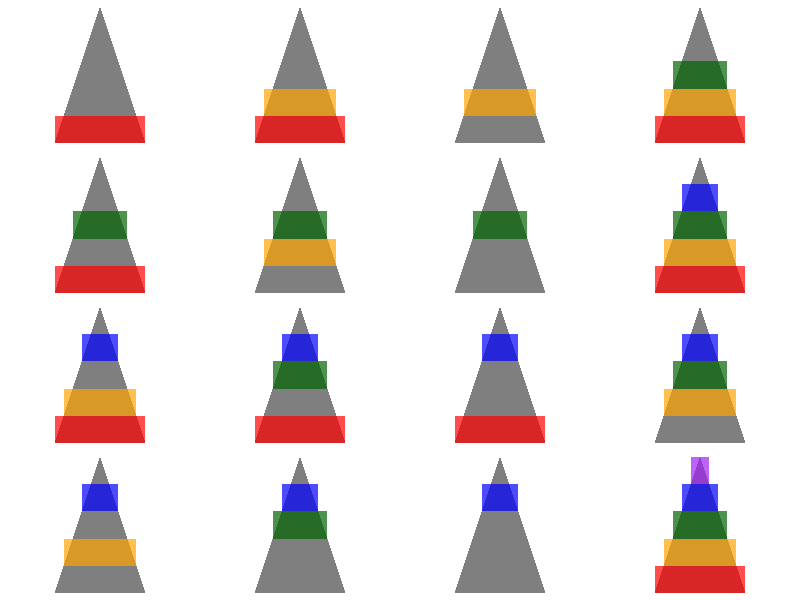
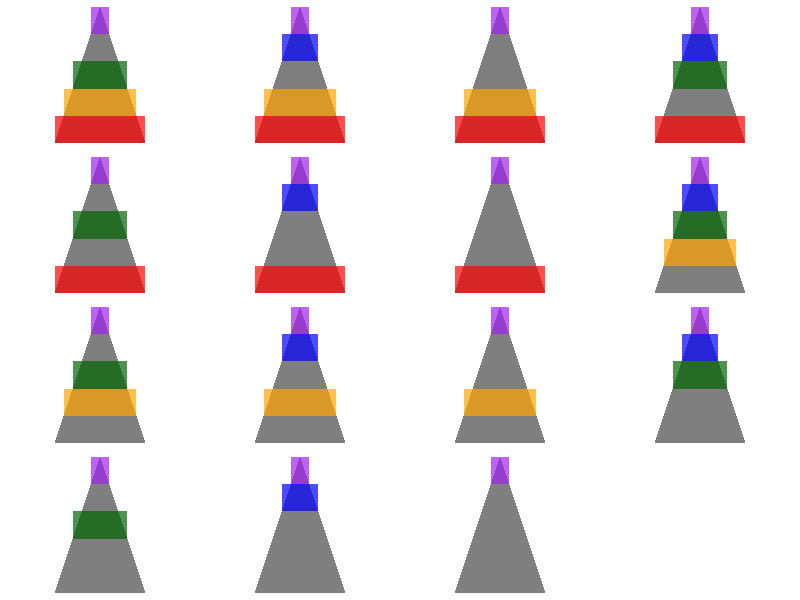

R code for these plots, in order:
## ---- chunk 1
knitr::opts_chunk$set(echo = TRUE)
## ---- chunk 2
library(gtools)

uniqueRingStacks <- c()

for (i in 1:5) {
  ringPermutations <- permutations(n = i, r = i, v = 1:i, repeats.allowed = FALSE)
  
  ringStacksTemp <- c()
  
  for (row in 1:nrow(ringPermutations)) {
    # element 1 is bottom, element 5 is top
    finalStack <- c()
    for (col in 1:i) {
      ring <- ringPermutations[row, col]
      topRing <- finalStack[length(finalStack)]
      if (is.null(topRing)) {
        finalStack <- ring
      } else if (ring > topRing) {
        finalStack <- c(finalStack, ring)
      }
    }
    ringStacksTemp <- c(ringStacksTemp, paste(finalStack, collapse = ""))
  }
  
  uniqueRingStacks <- c(uniqueRingStacks, unique(ringStacksTemp))
}

print(paste("There are", length(uniqueRingStacks), "possible stacks with 5 rings."))

## ---- chunk 3
library(ggplot2)
library(stringr)

ring1 <- data.frame(
  x = c(2.5, 2.5, 7.5, 7.5),
  y = c(0, 2, 2, 0),
  col = "red"
)

ring2 <- data.frame(
  x = c(3, 3, 7, 7),
  y = c(2, 4, 4, 2),
  col = "orange"
)

ring3 <- data.frame(
  x = c(3.5, 3.5, 6.5, 6.5),
  y = c(4, 6, 6, 4),
  col = "darkgreen"
)

ring4 <- data.frame(
  x = c(4, 4, 6, 6),
  y = c(6, 8, 8, 6),
  col = "blue"
)

ring5 <- data.frame(
  x = c(4.5, 4.5, 5.5, 5.5),
  y = c(8, 10, 10, 8),
  col = "purple"
)

drawCol <- data.frame(
  x = c(2.5, 5, 7.5),
  y = c(0, 10, 0)
)

drawRingStack <- function (stack) {
  
  p <- ggplot() + 
    geom_polygon(data = drawCol, aes(x=x, y=y), fill = "gray50") +
    xlim(c(0,10)) +
    ylim(c(0,10)) +
    theme_void()
  
  stack <- paste("ring", unlist(str_split(stack, "")), sep = "")
  
  for (ring in stack) {
    p <- p + geom_polygon(data = eval(parse(text = ring)),
                          aes(x=x, y=y), 
                          fill = eval(parse(text = paste(ring, "$col", sep = ""))), 
                          alpha = 0.7)
  }
  return(p)
}
## ---- chunk 4
library(ggpubr)

for (stackNum in 1:16) {
  assign(paste(letters[stackNum], "0", sep = ""), drawRingStack(uniqueRingStacks[stackNum]))
}

ggarrange(a0,b0,c0,d0,e0,f0,g0,h0,i0,j0,k0,l0,m0,n0,o0,p0, ncol = 4, nrow = 4)
## ---- chunk 5

for (stackNum in 17:31) {
  assign(paste(letters[stackNum - 16], "0", sep = ""), drawRingStack(uniqueRingStacks[stackNum]))
}

ggarrange(a0,b0,c0,d0,e0,f0,g0,h0,i0,j0,k0,l0,m0,n0,o0, ncol = 4, nrow = 4)
## ---- chunk 6
for (j in 6:8) {
  uniqueRingStacks <- c()

  for (i in 1:j) {
    ringPermutations <- permutations(n = i, r = i, v = 1:i, repeats.allowed = FALSE)
    
    ringStacksTemp <- c()
    
    for (row in 1:nrow(ringPermutations)) {
      # element 1 is bottom, element 5 is top
      finalStack <- c()
      for (col in 1:i) {
        ring <- ringPermutations[row, col]
        topRing <- finalStack[length(finalStack)]
        if (is.null(topRing)) {
          finalStack <- ring
        } else if (ring > topRing) {
          finalStack <- c(finalStack, ring)
        }
      }
      ringStacksTemp <- c(ringStacksTemp, paste(finalStack, collapse = ""))
    }
    
    uniqueRingStacks <- c(uniqueRingStacks, unique(ringStacksTemp))
  }
  
  print(paste("There are", length(uniqueRingStacks), "possible stacks with", j, "rings."))

}
